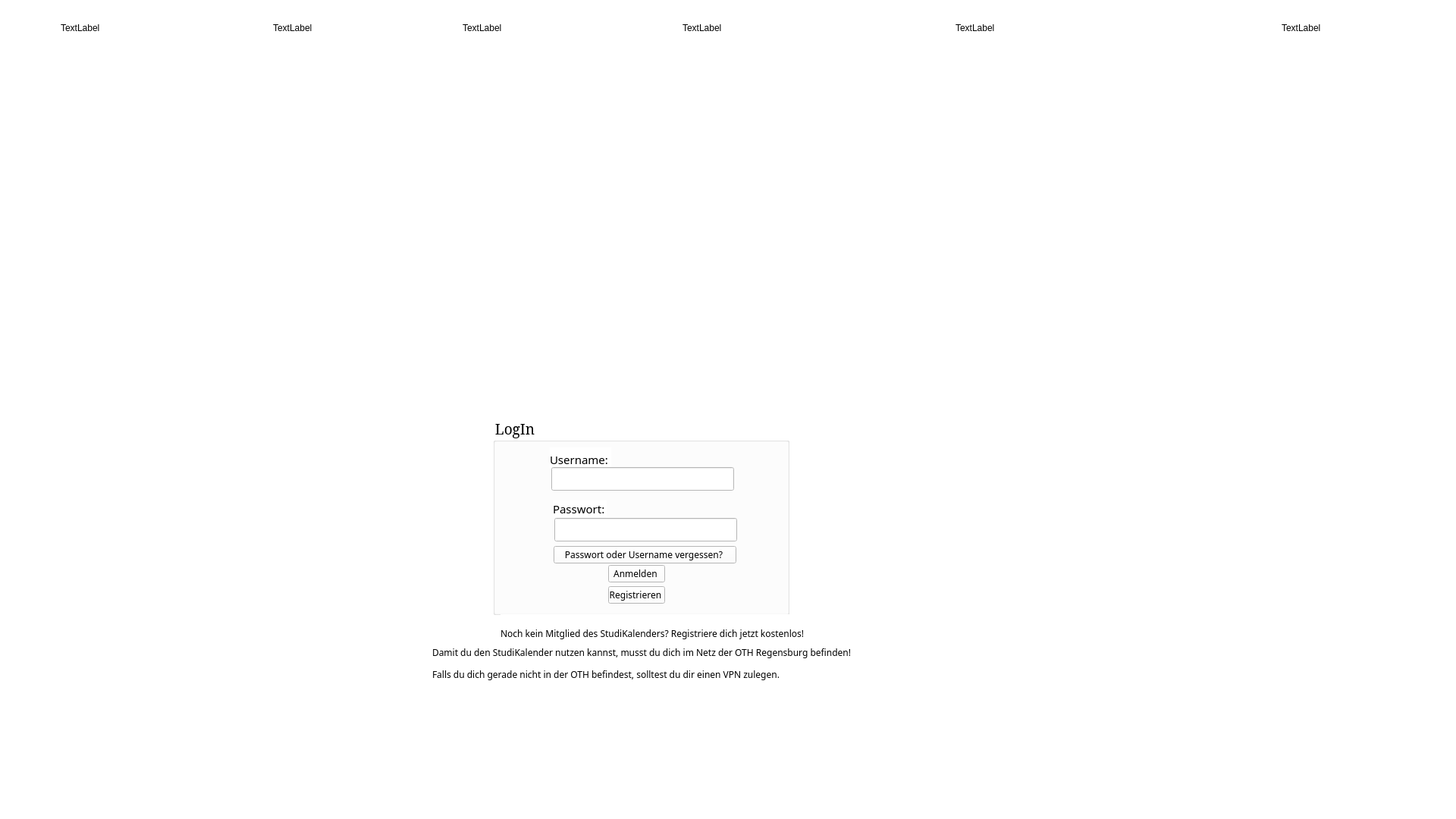
<?xml version="1.0" encoding="UTF-8"?>
<ui version="4.0">
 <class>MainWindow</class>
 <widget class="QMainWindow" name="MainWindow">
  <property name="geometry">
   <rect>
    <x>0</x>
    <y>0</y>
    <width>1920</width>
    <height>1080</height>
   </rect>
  </property>
  <property name="font">
   <font>
    <family>Times New Roman</family>
   </font>
  </property>
  <property name="windowTitle">
   <string>MainWindow</string>
  </property>
  <property name="styleSheet">
   <string notr="true">background-color: rgb(255, 255, 255);
</string>
  </property>
  <widget class="QWidget" name="centralwidget">
   <widget class="QLabel" name="lblLogo">
    <property name="geometry">
     <rect>
      <x>370</x>
      <y>170</y>
      <width>911</width>
      <height>351</height>
     </rect>
    </property>
    <property name="font">
     <font>
      <family>Times New Roman</family>
      <pointsize>22</pointsize>
      <weight>75</weight>
      <italic>true</italic>
      <bold>true</bold>
     </font>
    </property>
    <property name="text">
     <string>&lt;html&gt;&lt;head/&gt;&lt;body&gt;&lt;p align=&quot;center&quot;&gt;&lt;br/&gt;&lt;/p&gt;&lt;/body&gt;&lt;/html&gt;</string>
    </property>
   </widget>
   <widget class="QGroupBox" name="groupBox">
    <property name="geometry">
     <rect>
      <x>650</x>
      <y>550</y>
      <width>391</width>
      <height>261</height>
     </rect>
    </property>
    <property name="font">
     <font>
      <family>MS Serif</family>
      <pointsize>14</pointsize>
     </font>
    </property>
    <property name="title">
     <string>LogIn </string>
    </property>
    <widget class="QLabel" name="lblUsername">
     <property name="geometry">
      <rect>
       <x>75</x>
       <y>40</y>
       <width>81</width>
       <height>31</height>
      </rect>
     </property>
     <property name="font">
      <font>
       <family>MV Boli</family>
       <pointsize>11</pointsize>
      </font>
     </property>
     <property name="text">
      <string>Username:</string>
     </property>
    </widget>
    <widget class="QLabel" name="lblPasswort">
     <property name="geometry">
      <rect>
       <x>79</x>
       <y>110</y>
       <width>71</width>
       <height>21</height>
      </rect>
     </property>
     <property name="font">
      <font>
       <family>MV Boli</family>
       <pointsize>11</pointsize>
      </font>
     </property>
     <property name="text">
      <string>Passwort:</string>
     </property>
    </widget>
    <widget class="QLineEdit" name="lEUsername">
     <property name="geometry">
      <rect>
       <x>77</x>
       <y>66</y>
       <width>241</width>
       <height>31</height>
      </rect>
     </property>
     <property name="font">
      <font>
       <family>MS Serif</family>
       <pointsize>10</pointsize>
      </font>
     </property>
     <property name="styleSheet">
      <string notr="true">background-color: rgb(255, 255, 255);</string>
     </property>
     <property name="text">
      <string/>
     </property>
    </widget>
    <widget class="QLineEdit" name="lEPasswort">
     <property name="geometry">
      <rect>
       <x>81</x>
       <y>133</y>
       <width>241</width>
       <height>31</height>
      </rect>
     </property>
     <property name="font">
      <font>
       <family>MS Serif</family>
       <pointsize>10</pointsize>
      </font>
     </property>
     <property name="styleSheet">
      <string notr="true">background-color: rgb(255, 255, 255);
</string>
     </property>
     <property name="echoMode">
      <enum>QLineEdit::Password</enum>
     </property>
    </widget>
    <widget class="QPushButton" name="pushButtonLogIn">
     <property name="geometry">
      <rect>
       <x>152</x>
       <y>195</y>
       <width>75</width>
       <height>23</height>
      </rect>
     </property>
     <property name="font">
      <font>
       <family>MV Boli</family>
      </font>
     </property>
     <property name="text">
      <string>Anmelden </string>
     </property>
    </widget>
    <widget class="QPushButton" name="pushRegistrieren">
     <property name="geometry">
      <rect>
       <x>152</x>
       <y>223</y>
       <width>75</width>
       <height>23</height>
      </rect>
     </property>
     <property name="font">
      <font>
       <family>MV Boli</family>
      </font>
     </property>
     <property name="text">
      <string>Registrieren </string>
     </property>
    </widget>
    <widget class="QPushButton" name="pushButtonPassword">
     <property name="geometry">
      <rect>
       <x>80</x>
       <y>170</y>
       <width>241</width>
       <height>23</height>
      </rect>
     </property>
     <property name="font">
      <font>
       <family>MV Boli</family>
      </font>
     </property>
     <property name="text">
      <string>Passwort oder Username vergessen? </string>
     </property>
    </widget>
    <zorder>lblUsername</zorder>
    <zorder>lblPasswort</zorder>
    <zorder>lEUsername</zorder>
    <zorder>pushButtonLogIn</zorder>
    <zorder>lEPasswort</zorder>
    <zorder>pushRegistrieren</zorder>
    <zorder>pushButtonPassword</zorder>
   </widget>
   <widget class="QLabel" name="text1">
    <property name="geometry">
     <rect>
      <x>660</x>
      <y>810</y>
      <width>431</width>
      <height>51</height>
     </rect>
    </property>
    <property name="font">
     <font>
      <family>MV Boli</family>
     </font>
    </property>
    <property name="text">
     <string>Noch kein Mitglied des StudiKalenders? Registriere dich jetzt kostenlos!</string>
    </property>
   </widget>
   <widget class="QLabel" name="text2">
    <property name="geometry">
     <rect>
      <x>570</x>
      <y>850</y>
      <width>591</width>
      <height>51</height>
     </rect>
    </property>
    <property name="font">
     <font>
      <family>MV Boli</family>
     </font>
    </property>
    <property name="text">
     <string>&lt;html&gt;&lt;head/&gt;&lt;body&gt;&lt;p&gt;Damit du den StudiKalender nutzen kannst, musst du dich im Netz der OTH Regensburg befinden!&lt;/p&gt;&lt;p&gt;Falls du dich gerade nicht in der OTH befindest, solltest du dir einen VPN zulegen.&lt;/p&gt;&lt;/body&gt;&lt;/html&gt;</string>
    </property>
   </widget>
   <widget class="QLabel" name="lbl3">
    <property name="geometry">
     <rect>
      <x>80</x>
      <y>0</y>
      <width>74</width>
      <height>74</height>
     </rect>
    </property>
    <property name="text">
     <string>TextLabel</string>
    </property>
   </widget>
   <widget class="QLabel" name="lbl4">
    <property name="geometry">
     <rect>
      <x>360</x>
      <y>0</y>
      <width>74</width>
      <height>74</height>
     </rect>
    </property>
    <property name="text">
     <string>TextLabel</string>
    </property>
   </widget>
   <widget class="QLabel" name="lbl5">
    <property name="geometry">
     <rect>
      <x>610</x>
      <y>0</y>
      <width>74</width>
      <height>74</height>
     </rect>
    </property>
    <property name="text">
     <string>TextLabel</string>
    </property>
   </widget>
   <widget class="QLabel" name="lbl6">
    <property name="geometry">
     <rect>
      <x>900</x>
      <y>0</y>
      <width>74</width>
      <height>74</height>
     </rect>
    </property>
    <property name="text">
     <string>TextLabel</string>
    </property>
   </widget>
   <widget class="QLabel" name="lbl7">
    <property name="geometry">
     <rect>
      <x>1260</x>
      <y>0</y>
      <width>74</width>
      <height>74</height>
     </rect>
    </property>
    <property name="text">
     <string>TextLabel</string>
    </property>
   </widget>
   <widget class="QLabel" name="lbl8">
    <property name="geometry">
     <rect>
      <x>1690</x>
      <y>0</y>
      <width>74</width>
      <height>74</height>
     </rect>
    </property>
    <property name="text">
     <string>TextLabel</string>
    </property>
   </widget>
   <zorder>groupBox</zorder>
   <zorder>lblLogo</zorder>
   <zorder>text1</zorder>
   <zorder>text2</zorder>
   <zorder>lbl3</zorder>
   <zorder>lbl4</zorder>
   <zorder>lbl5</zorder>
   <zorder>lbl6</zorder>
   <zorder>lbl7</zorder>
   <zorder>lbl8</zorder>
  </widget>
  <widget class="QMenuBar" name="menubar">
   <property name="geometry">
    <rect>
     <x>0</x>
     <y>0</y>
     <width>1920</width>
     <height>21</height>
    </rect>
   </property>
  </widget>
  <widget class="QStatusBar" name="statusbar"/>
 </widget>
 <resources/>
 <connections/>
</ui>
